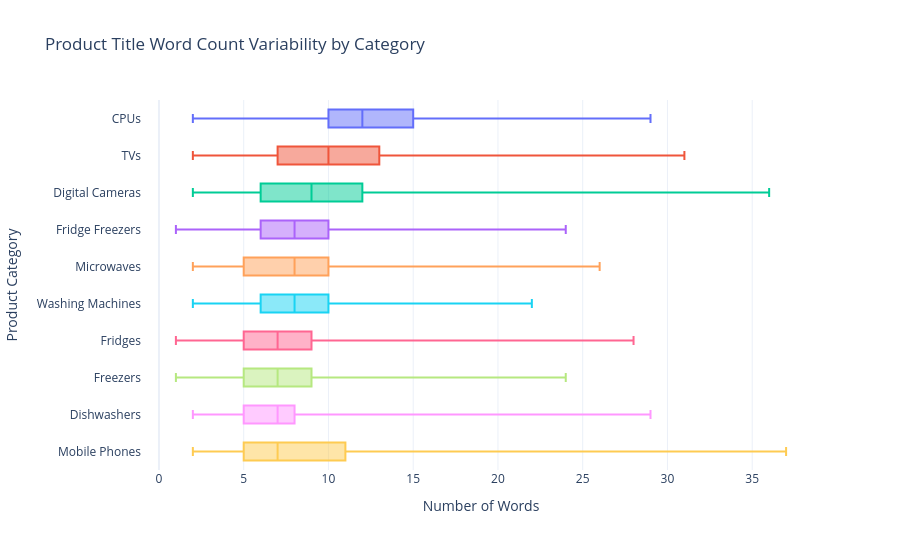

This figure's notebook cell:
### Markdown cell above
#### Visualizing Product Title Word Count Variability by Category

### Code cell
# Ordering categories by median word count
category_order = (
    df.groupby(" Category Label")["Title_Word_Count"]
    .median()
    .sort_values(ascending=False)
    .index
)

# Creating a box plot of word counts by category
fig = px.box(
    df,
    x="Title_Word_Count",
    y=" Category Label",
    category_orders={" Category Label": category_order.tolist()},
    color=" Category Label",
    title="Product Title Word Count Variability by Category",
    points=False
)

# Customizing the chart layout
fig.update_layout(
    xaxis_title="Number of Words",
    yaxis_title="Product Category",
    showlegend=False,
    template="plotly_white",
    height=550
)

fig.show()

### Figure 1 — Plotly figure (JSON) as saved in the notebook; plotly's stock layout.template omitted (floating-point values rounded to 4 significant figures; data arrays with more than 128 entries replaced by an {"elided": "..."} marker saying what was removed)
{"data": [{"alignmentgroup": "True", "boxpoints": false, "hovertemplate": " Category Label=%{y}<br>Title_Word_Count=%{x}<extra></extra>", "legendgroup": "CPUs", "marker": {"color": "#636efa"}, "name": "CPUs", "notched": false, "offsetgroup": "CPUs", "orientation": "h", "showlegend": true, "type": "box", "x": {"elided": "3862 int values"}, "x0": " ", "xaxis": "x", "y": {"elided": "3862 str values"}, "y0": " ", "yaxis": "y"}, {"alignmentgroup": "True", "boxpoints": false, "hovertemplate": " Category Label=%{y}<br>Title_Word_Count=%{x}<extra></extra>", "legendgroup": "TVs", "marker": {"color": "#EF553B"}, "name": "TVs", "notched": false, "offsetgroup": "TVs", "orientation": "h", "showlegend": true, "type": "box", "x": {"elided": "3564 int values"}, "x0": " ", "xaxis": "x", "y": {"elided": "3564 str values"}, "y0": " ", "yaxis": "y"}, {"alignmentgroup": "True", "boxpoints": false, "hovertemplate": " Category Label=%{y}<br>Title_Word_Count=%{x}<extra></extra>", "legendgroup": "Digital Cameras", "marker": {"color": "#00cc96"}, "name": "Digital Cameras", "notched": false, "offsetgroup": "Digital Cameras", "orientation": "h", "showlegend": true, "type": "box", "x": {"elided": "2697 int values"}, "x0": " ", "xaxis": "x", "y": {"elided": "2697 str values"}, "y0": " ", "yaxis": "y"}, {"alignmentgroup": "True", "boxpoints": false, "hovertemplate": " Category Label=%{y}<br>Title_Word_Count=%{x}<extra></extra>", "legendgroup": "Fridge Freezers", "marker": {"color": "#ab63fa"}, "name": "Fridge Freezers", "notched": false, "offsetgroup": "Fridge Freezers", "orientation": "h", "showlegend": true, "type": "box", "x": {"elided": "5501 int values"}, "x0": " ", "xaxis": "x", "y": {"elided": "5501 str values"}, "y0": " ", "yaxis": "y"}, {"alignmentgroup": "True", "boxpoints": false, "hovertemplate": " Category Label=%{y}<br>Title_Word_Count=%{x}<extra></extra>", "legendgroup": "Microwaves", "marker": {"color": "#FFA15A"}, "name": "Microwaves", "notched": false, "offsetgroup": "Microwaves", "orientation": "h", "showlegend": true, "type": "box", "x": {"elided": "2342 int values"}, "x0": " ", "xaxis": "x", "y": {"elided": "2342 str values"}, "y0": " ", "yaxis": "y"}, {"alignmentgroup": "True", "boxpoints": false, "hovertemplate": " Category Label=%{y}<br>Title_Word_Count=%{x}<extra></extra>", "legendgroup": "Washing Machines", "marker": {"color": "#19d3f3"}, "name": "Washing Machines", "notched": false, "offsetgroup": "Washing Machines", "orientation": "h", "showlegend": true, "type": "box", "x": {"elided": "4044 int values"}, "x0": " ", "xaxis": "x", "y": {"elided": "4044 str values"}, "y0": " ", "yaxis": "y"}, {"alignmentgroup": "True", "boxpoints": false, "hovertemplate": " Category Label=%{y}<br>Title_Word_Count=%{x}<extra></extra>", "legendgroup": "Fridges", "marker": {"color": "#FF6692"}, "name": "Fridges", "notched": false, "offsetgroup": "Fridges", "orientation": "h", "showlegend": true, "type": "box", "x": {"elided": "3584 int values"}, "x0": " ", "xaxis": "x", "y": {"elided": "3584 str values"}, "y0": " ", "yaxis": "y"}, {"alignmentgroup": "True", "boxpoints": false, "hovertemplate": " Category Label=%{y}<br>Title_Word_Count=%{x}<extra></extra>", "legendgroup": "Freezers", "marker": {"color": "#B6E880"}, "name": "Freezers", "notched": false, "offsetgroup": "Freezers", "orientation": "h", "showlegend": true, "type": "box", "x": {"elided": "2212 int values"}, "x0": " ", "xaxis": "x", "y": {"elided": "2212 str values"}, "y0": " ", "yaxis": "y"}, {"alignmentgroup": "True", "boxpoints": false, "hovertemplate": " Category Label=%{y}<br>Title_Word_Count=%{x}<extra></extra>", "legendgroup": "Dishwashers", "marker": {"color": "#FF97FF"}, "name": "Dishwashers", "notched": false, "offsetgroup": "Dishwashers", "orientation": "h", "showlegend": true, "type": "box", "x": {"elided": "3424 int values"}, "x0": " ", "xaxis": "x", "y": {"elided": "3424 str values"}, "y0": " ", "yaxis": "y"}, {"alignmentgroup": "True", "boxpoints": false, "hovertemplate": " Category Label=%{y}<br>Title_Word_Count=%{x}<extra></extra>", "legendgroup": "Mobile Phones", "marker": {"color": "#FECB52"}, "name": "Mobile Phones", "notched": false, "offsetgroup": "Mobile Phones", "orientation": "h", "showlegend": true, "type": "box", "x": {"elided": "4081 int values"}, "x0": " ", "xaxis": "x", "y": {"elided": "4081 str values"}, "y0": " ", "yaxis": "y"}], "layout": {"boxmode": "overlay", "height": 550, "legend": {"title": {"text": " Category Label"}, "tracegroupgap": 0}, "showlegend": false, "title": {"text": "Product Title Word Count Variability by Category"}, "xaxis": {"anchor": "y", "domain": [0, 1], "title": {"text": "Number of Words"}}, "yaxis": {"anchor": "x", "categoryarray": ["Mobile Phones", "Dishwashers", "Freezers", "Fridges", "Washing Machines", "Microwaves", "Fridge Freezers", "Digital Cameras", "TVs", "CPUs"], "categoryorder": "array", "domain": [0, 1], "title": {"text": "Product Category"}}}}
